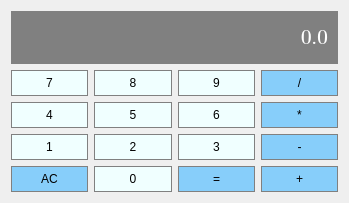
<?xml version="1.0" encoding="UTF-8"?>
<ui version="4.0">
 <class>Widget</class>
 <widget class="QWidget" name="Widget">
  <property name="geometry">
   <rect>
    <x>0</x>
    <y>0</y>
    <width>349</width>
    <height>203</height>
   </rect>
  </property>
  <property name="sizePolicy">
   <sizepolicy hsizetype="Preferred" vsizetype="Expanding">
    <horstretch>0</horstretch>
    <verstretch>0</verstretch>
   </sizepolicy>
  </property>
  <property name="windowTitle">
   <string>Widget</string>
  </property>
  <layout class="QGridLayout" name="gridLayout">
   <item row="1" column="1">
    <widget class="QPushButton" name="Button8">
     <property name="sizePolicy">
      <sizepolicy hsizetype="Preferred" vsizetype="Preferred">
       <horstretch>0</horstretch>
       <verstretch>0</verstretch>
      </sizepolicy>
     </property>
     <property name="styleSheet">
      <string notr="true">QPushButton{
	background-color: #F0FFFF;
	border : 1px solid gray;
	padding: 5px;
}

QPushButton:pressed{
	background-color: #A9A9A9;
	border : 1px solid gray;
	padding: 5px;
}</string>
     </property>
     <property name="text">
      <string>8</string>
     </property>
    </widget>
   </item>
   <item row="3" column="2">
    <widget class="QPushButton" name="Button3">
     <property name="sizePolicy">
      <sizepolicy hsizetype="Preferred" vsizetype="Preferred">
       <horstretch>0</horstretch>
       <verstretch>0</verstretch>
      </sizepolicy>
     </property>
     <property name="styleSheet">
      <string notr="true">QPushButton{
	background-color: #F0FFFF;
	border : 1px solid gray;
	padding: 5px;
}

QPushButton:pressed{
	background-color: #A9A9A9;
	border : 1px solid gray;
	padding: 5px;
}</string>
     </property>
     <property name="text">
      <string>3</string>
     </property>
    </widget>
   </item>
   <item row="3" column="3">
    <widget class="QPushButton" name="Subtraction">
     <property name="sizePolicy">
      <sizepolicy hsizetype="Preferred" vsizetype="Preferred">
       <horstretch>0</horstretch>
       <verstretch>0</verstretch>
      </sizepolicy>
     </property>
     <property name="styleSheet">
      <string notr="true">QPushButton{
	background-color: #87CEFA;
	border : 1px solid gray;
	padding: 5px;
}

QPushButton:pressed{
	background-color: #A9A9A9;
	border : 1px solid gray;
	padding: 5px;
}</string>
     </property>
     <property name="text">
      <string>-</string>
     </property>
    </widget>
   </item>
   <item row="4" column="3">
    <widget class="QPushButton" name="Addition">
     <property name="sizePolicy">
      <sizepolicy hsizetype="Preferred" vsizetype="Preferred">
       <horstretch>0</horstretch>
       <verstretch>0</verstretch>
      </sizepolicy>
     </property>
     <property name="styleSheet">
      <string notr="true">QPushButton{
	background-color: #87CEFA;
	border : 1px solid gray;
	padding: 5px;
}

QPushButton:pressed{
	background-color: #A9A9A9;
	border : 1px solid gray;
	padding: 5px;
}</string>
     </property>
     <property name="text">
      <string>+</string>
     </property>
    </widget>
   </item>
   <item row="1" column="0">
    <widget class="QPushButton" name="Button7">
     <property name="sizePolicy">
      <sizepolicy hsizetype="Preferred" vsizetype="Preferred">
       <horstretch>0</horstretch>
       <verstretch>0</verstretch>
      </sizepolicy>
     </property>
     <property name="styleSheet">
      <string notr="true">QPushButton{
	background-color: #F0FFFF;
	border : 1px solid gray;
	padding: 5px;
}

QPushButton:pressed{
	background-color: #A9A9A9;
	border : 1px solid gray;
	padding: 5px;
}</string>
     </property>
     <property name="text">
      <string>7</string>
     </property>
    </widget>
   </item>
   <item row="3" column="0">
    <widget class="QPushButton" name="Button1">
     <property name="sizePolicy">
      <sizepolicy hsizetype="Preferred" vsizetype="Preferred">
       <horstretch>0</horstretch>
       <verstretch>0</verstretch>
      </sizepolicy>
     </property>
     <property name="styleSheet">
      <string notr="true">QPushButton{
	background-color: #F0FFFF;
	border : 1px solid gray;
	padding: 5px;
}

QPushButton:pressed{
	background-color: #A9A9A9;
	border : 1px solid gray;
	padding: 5px;
}</string>
     </property>
     <property name="text">
      <string>1</string>
     </property>
    </widget>
   </item>
   <item row="4" column="1">
    <widget class="QPushButton" name="Button0">
     <property name="sizePolicy">
      <sizepolicy hsizetype="Preferred" vsizetype="Preferred">
       <horstretch>0</horstretch>
       <verstretch>0</verstretch>
      </sizepolicy>
     </property>
     <property name="styleSheet">
      <string notr="true">QPushButton{
	background-color: #F0FFFF;
	border : 1px solid gray;
	padding: 5px;
}

QPushButton:pressed{
	background-color: #A9A9A9;
	border : 1px solid gray;
	padding: 5px;
}</string>
     </property>
     <property name="text">
      <string>0</string>
     </property>
    </widget>
   </item>
   <item row="2" column="2">
    <widget class="QPushButton" name="Button6">
     <property name="sizePolicy">
      <sizepolicy hsizetype="Preferred" vsizetype="Preferred">
       <horstretch>0</horstretch>
       <verstretch>0</verstretch>
      </sizepolicy>
     </property>
     <property name="styleSheet">
      <string notr="true">QPushButton{
	background-color: #F0FFFF;
	border : 1px solid gray;
	padding: 5px;
}

QPushButton:pressed{
	background-color: #A9A9A9;
	border : 1px solid gray;
	padding: 5px;
}</string>
     </property>
     <property name="text">
      <string>6</string>
     </property>
    </widget>
   </item>
   <item row="1" column="3">
    <widget class="QPushButton" name="Division">
     <property name="sizePolicy">
      <sizepolicy hsizetype="Preferred" vsizetype="Preferred">
       <horstretch>0</horstretch>
       <verstretch>0</verstretch>
      </sizepolicy>
     </property>
     <property name="styleSheet">
      <string notr="true">QPushButton{
	background-color: #87CEFA;
	border : 1px solid gray;
	padding: 5px;
}

QPushButton:pressed{
	background-color: #A9A9A9;
	border : 1px solid gray;
	padding: 5px;
}</string>
     </property>
     <property name="text">
      <string>/</string>
     </property>
    </widget>
   </item>
   <item row="0" column="0" colspan="4">
    <widget class="QLineEdit" name="Display">
     <property name="sizePolicy">
      <sizepolicy hsizetype="Preferred" vsizetype="Expanding">
       <horstretch>0</horstretch>
       <verstretch>0</verstretch>
      </sizepolicy>
     </property>
     <property name="font">
      <font>
       <family>Cambria Math</family>
       <pointsize>16</pointsize>
      </font>
     </property>
     <property name="layoutDirection">
      <enum>Qt::LeftToRight</enum>
     </property>
     <property name="styleSheet">
      <string notr="true">QLineEdit{
	background-color: gray;
	border: 1px solid gray;
	padding: 5px;
	color: #ffffff;
}</string>
     </property>
     <property name="text">
      <string>0.0</string>
     </property>
     <property name="alignment">
      <set>Qt::AlignRight|Qt::AlignTrailing|Qt::AlignVCenter</set>
     </property>
    </widget>
   </item>
   <item row="4" column="0">
    <widget class="QPushButton" name="Clear">
     <property name="sizePolicy">
      <sizepolicy hsizetype="Preferred" vsizetype="Preferred">
       <horstretch>0</horstretch>
       <verstretch>0</verstretch>
      </sizepolicy>
     </property>
     <property name="styleSheet">
      <string notr="true">QPushButton{
	background-color: #87CEFA;
	border : 1px solid gray;
	padding: 5px;
}

QPushButton:pressed{
	background-color: #A9A9A9;
	border : 1px solid gray;
	padding: 5px;
}</string>
     </property>
     <property name="text">
      <string>AC</string>
     </property>
    </widget>
   </item>
   <item row="1" column="2">
    <widget class="QPushButton" name="Button9">
     <property name="sizePolicy">
      <sizepolicy hsizetype="Preferred" vsizetype="Preferred">
       <horstretch>0</horstretch>
       <verstretch>0</verstretch>
      </sizepolicy>
     </property>
     <property name="styleSheet">
      <string notr="true">QPushButton{
	background-color: #F0FFFF;
	border : 1px solid gray;
	padding: 5px;
}

QPushButton:pressed{
	background-color: #A9A9A9;
	border : 1px solid gray;
	padding: 5px;
}</string>
     </property>
     <property name="text">
      <string>9</string>
     </property>
    </widget>
   </item>
   <item row="2" column="3">
    <widget class="QPushButton" name="Multiplication">
     <property name="sizePolicy">
      <sizepolicy hsizetype="Preferred" vsizetype="Preferred">
       <horstretch>0</horstretch>
       <verstretch>0</verstretch>
      </sizepolicy>
     </property>
     <property name="styleSheet">
      <string notr="true">QPushButton{
	background-color: #87CEFA;
	border : 1px solid gray;
	padding: 5px;
}

QPushButton:pressed{
	background-color: #A9A9A9;
	border : 1px solid gray;
	padding: 5px;
}</string>
     </property>
     <property name="text">
      <string>*</string>
     </property>
    </widget>
   </item>
   <item row="3" column="1">
    <widget class="QPushButton" name="Button2">
     <property name="sizePolicy">
      <sizepolicy hsizetype="Preferred" vsizetype="Preferred">
       <horstretch>0</horstretch>
       <verstretch>0</verstretch>
      </sizepolicy>
     </property>
     <property name="styleSheet">
      <string notr="true">QPushButton{
	background-color: #F0FFFF;
	border : 1px solid gray;
	padding: 5px;
}

QPushButton:pressed{
	background-color: #A9A9A9;
	border : 1px solid gray;
	padding: 5px;
}</string>
     </property>
     <property name="text">
      <string>2</string>
     </property>
    </widget>
   </item>
   <item row="2" column="0">
    <widget class="QPushButton" name="Button4">
     <property name="sizePolicy">
      <sizepolicy hsizetype="Preferred" vsizetype="Preferred">
       <horstretch>0</horstretch>
       <verstretch>0</verstretch>
      </sizepolicy>
     </property>
     <property name="styleSheet">
      <string notr="true">QPushButton{
	background-color: #F0FFFF;
	border : 1px solid gray;
	padding: 5px;
}

QPushButton:pressed{
	background-color: #A9A9A9;
	border : 1px solid gray;
	padding: 5px;
}</string>
     </property>
     <property name="text">
      <string>4</string>
     </property>
    </widget>
   </item>
   <item row="2" column="1">
    <widget class="QPushButton" name="Button5">
     <property name="sizePolicy">
      <sizepolicy hsizetype="Preferred" vsizetype="Preferred">
       <horstretch>0</horstretch>
       <verstretch>0</verstretch>
      </sizepolicy>
     </property>
     <property name="styleSheet">
      <string notr="true">QPushButton{
	background-color: #F0FFFF;
	border : 1px solid gray;
	padding: 5px;
}

QPushButton:pressed{
	background-color: #A9A9A9;
	border : 1px solid gray;
	padding: 5px;
}</string>
     </property>
     <property name="text">
      <string>5</string>
     </property>
    </widget>
   </item>
   <item row="4" column="2">
    <widget class="QPushButton" name="Equal">
     <property name="sizePolicy">
      <sizepolicy hsizetype="Preferred" vsizetype="Preferred">
       <horstretch>0</horstretch>
       <verstretch>0</verstretch>
      </sizepolicy>
     </property>
     <property name="styleSheet">
      <string notr="true">QPushButton{
	background-color: #87CEFA;
	border : 1px solid gray;
	padding: 5px;
}

QPushButton:pressed{
	background-color: #A9A9A9;
	border : 1px solid gray;
	padding: 5px;
}</string>
     </property>
     <property name="text">
      <string>=</string>
     </property>
    </widget>
   </item>
  </layout>
 </widget>
 <resources/>
 <connections/>
</ui>
